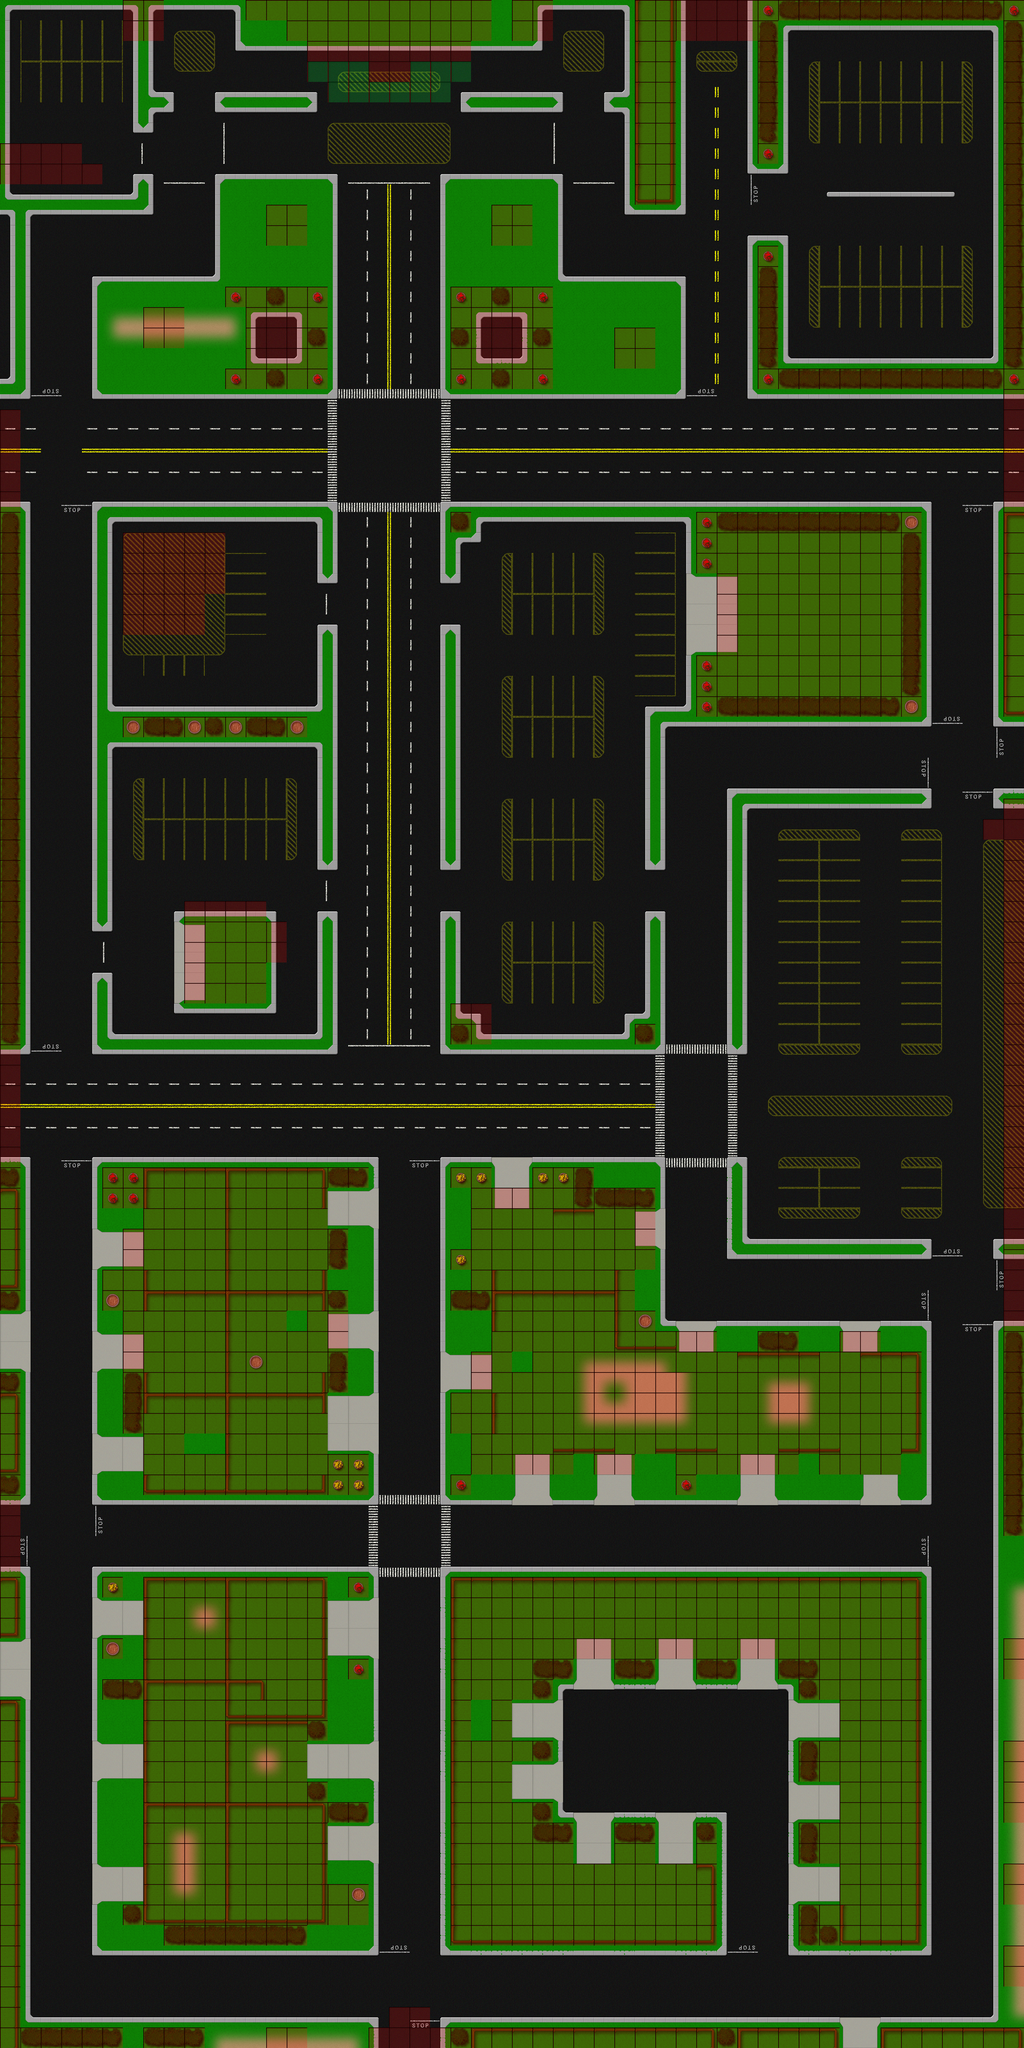

Tiled map render using the project's own tile images. Description and the map definition, with tile-layer contents summarised, below:
An orthogonal 50x100 tile map with 64x64 px tiles, 2 tile layers (base, collision), 4 tilesets and 1 object (player).

<map version="1.0" orientation="orthogonal" width="50" height="100" tilewidth="64" tileheight="64">
 <tileset firstgid="1" name="tile_map" tilewidth="64" tileheight="64">
  <image source="tile_map.png" width="1024" height="1024" />
 </tileset>
 <tileset firstgid="257" name="house_tiles" tilewidth="64" tileheight="64">
  <image source="house_tiles.png" width="1024" height="1024" />
 </tileset>
 <tileset firstgid="513" name="residential_tiles-2" tilewidth="64" tileheight="64">
  <image source="residential_tiles-2.png" width="1024" height="1024" />
 </tileset>
 <tileset firstgid="769" name="meta_tiles" tilewidth="64" tileheight="64">
  <image source="meta_tiles.png" width="134" height="68" />
  <tile id="0">
   <properties>
    <property name="collision" value="YES" />
   </properties>
  </tile>
  <tile id="1">
   <properties>
    <property name="victory" value="YES" />
   </properties>
  </tile>
 </tileset>
 <layer name="base" width="50" height="100">
  <data>[5000 cells, 5000 non-empty, 152 distinct tile ids]</data>
 </layer>
 <layer name="collision" width="50" height="100">
  <data>[5000 cells, 1376 non-empty, 2 distinct tile ids]</data>
 </layer>
 <objectgroup name="player" width="50" height="100">
  <object name="player" x="238" y="5788" width="64" height="64" />
 </objectgroup>
</map>
